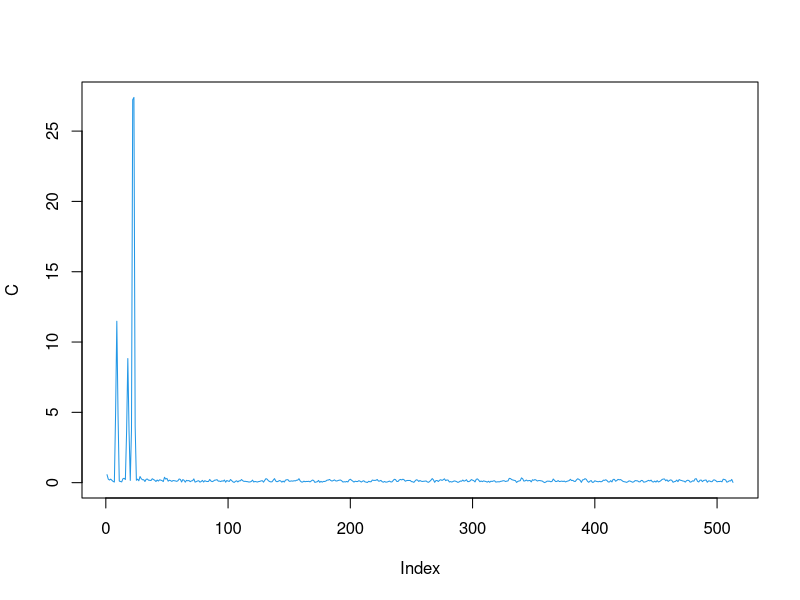

Source code (R):
cat("\014")
M=9
NG=20
n=NG/2
N=round(2**n)



s2<-array(N)
vb<-array(N)

for( i  in 1:N)
{
  s2[i]=2*runif(1)+NG*cos(2*M*pi*i/N)*(1+0.1*runif(1))+17*cos(4*M*pi*i/N + runif(1))+3*cos(5*pi*M*i/N)*(runif(1)+NG)
  vb[i]=0.54-0.46*cos(2*pi*i/N)
}


s1=s2*vb

A<-array(round(N/2+1))

i=1
A[i]=0
A[i]=(sum(s1)-s1[N])/N

i=round(N/2+1)
A[i]=0
for (j in 1:(N-1)) {
  A[i]=A[i]+s1[j]*cos(pi*j/N)
}
A[i]=A[i]/N

for(i in 2:(round(N/2))) {
  A[i]=0
  for (j in 1:(N-1)) {
    A[i]=A[i]+s1[j]*cos(2*pi*j*i/N)*2/N
  }
}

B<-array(round(N/2+1))
B=0

for(i in 1:(round(N/2+1))) {
  B[i]=0
  for (j in 1:(N-1)) {
    B[i]=B[i]+s1[j]*sin(2*pi*j*i/N)*2/N
  }
}

C<-array(round(N/2+1))
C=sqrt(A**2+B**2)
plot(C,type = "l",col=60)

d1<-array(N)
SumA=0
SumB=0

for (i in 1:N) {
  SumA=0
  SumB=0
  for (j in 1:(round(N/2+1))) {
    SumA=A[j]*cos(2*pi*j*i/N)+SumA
    SumB=B[j]*sin(2*pi*j*i/N)+SumB
  }
  d1[i]=SumA+SumB
}


